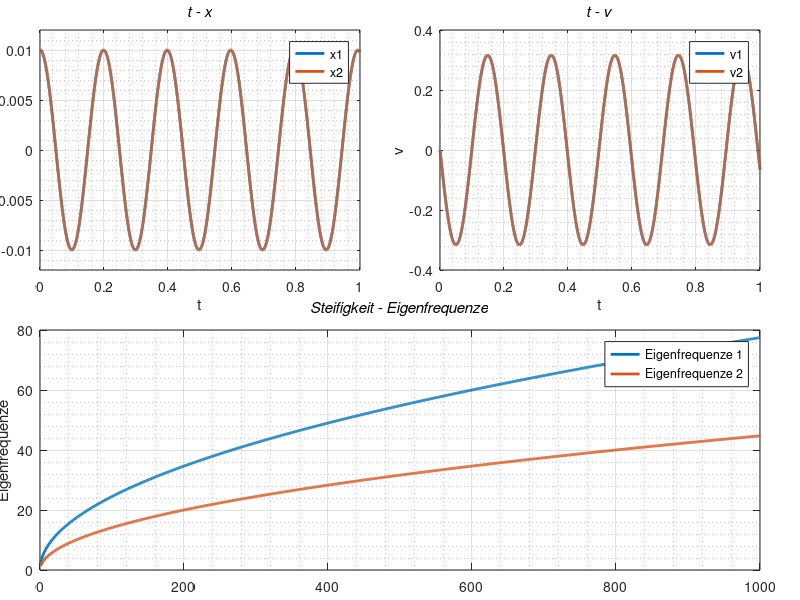

Write MATLAB code to recreate this figure.
%% Schwingerkette_Bearbeitungsfile.m
%  - Systemmatrix erstellen
%  - Anfangsbedigungen einsetzen
%  - Loesung der Gleichung mit Heun-Verfahren berechnen
%  - Eigenfrequenzen mit steigenden Federsteifigkeiten wieder berechnen
%  - Ergebnis plotten
%  ----------------------------------------------------------------------
%  Output:
%       - Grafik Auslenkung (x1, x2) mit Laufzeit
%       - Grafik Geschwindigkeit (x1, x2) mit Laufzeit
%       - Grafik Eigenfrequenzen mit Federsteifigkeit
%  ----------------------------------------------------------------------
%  Wen Yi, Karlsruhe Institut of Technology
%  yi.wen@student.kit.edu
%  github.com/wenyi1994/Modellbildung-und-Simulation
%  2017/11/25

%% Bearbeitungsbogen (-freiwillig-)
clear all;
close all;
clc;

%% Parameter
m=0.5;                      % kg
c=500;                      % N/m
AnzahlSchritte=10000;
ts=1;                       %s
h=ts/AnzahlSchritte;        %s

%% Systemmatrix
% m*x_1" + 2k*x_1 - k*x_2 = 0
% m*x_2" - k*x_1 + 2k*x_2 = 0
A_Sys=[0 0 1 0; 0 0 0 1; -2*c/m c/m 0 0; c/m -2*c/m 0 0];

%% Anfangsbedingungen            
x_1(1)=0.01;
x_2(1)=0.01;
xa_1(1)=0;
xa_2(1)=0;
X(:,1)=[x_1(1);x_2(1);xa_1(1);xa_2(1)];
t(1)=0;

%% Aufgabe 2: Eigenwerte
[Eigenvektoren, Eigenwerte] = eig(A_Sys);

%% Aufgabe 3: Verfahren von Heun            
for n = 1:1:AnzahlSchritte
    k1(:,n) = h.*(A_Sys*X(:,n));
    k2(:,n) = h.*(A_Sys*(X(:,n)+k1(:,n)));
    X(:,n+1) = X(:,n)+1/2.*(k1(:,n)+k2(:,n));
    
    t(n+1)=t(n)+h;
end
 
%% Aufgabe 4: Berechnung der Eigenfrequenz bei zunehmdener Federsteifigkeit
figure(1);
subplot('position',[0.05,0.55,0.4,0.4]);
plot(t,X(1,:),'LineWidth',2);
hold on;
plot(t,X(2,:),'LineWidth',2);
hold on;
grid on;
grid minor;
xlabel('t');
ylabel('x');
title('\itt - x');
legend('x1','x2');
axis([0 ts -0.012 0.012]);

subplot('position',[0.55,0.55,0.4,0.4]);
plot(t,X(3,:),'LineWidth',2);
hold on;
plot(t,X(4,:),'LineWidth',2);
hold on;
grid on;
grid minor;
xlabel('t');
ylabel('v');
title('\itt - v');
legend('v1','v2');
%axis([0 ts -0.4 0.4]);

c2=1:1:1000;
for i=1:1:1000
    A_Sys2=[0 0 1 0; 0 0 0 1; -2*i/m i/m 0 0; i/m -2*i/m 0 0];
    lamda=eig(A_Sys2);
    EigenFre1(i)=abs(lamda(1));
    EigenFre2(i)=abs(lamda(3));
end

subplot('position',[0.05,0.05,0.9,0.4]);
plot(c2,EigenFre1,'LineWidth',2);
hold on;
plot(c2,EigenFre2,'LineWidth',2);
hold on;
grid on;
grid minor;
xlabel('Federsteifigfkeit');
ylabel('Eigenfrequenze');
title('\itSteifigkeit - Eigenfrequenze');
legend('Eigenfrequenze 1','Eigenfrequenze 2');
